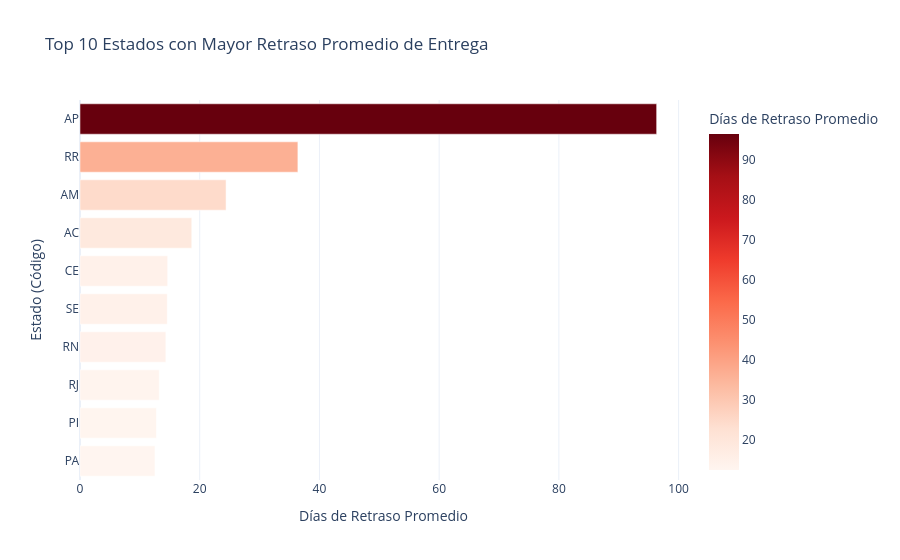

The cell this chart's notebook holds for it:
### Markdown cell above
## 3. Diagnóstico de Ineficiencia Logística por Región
Análisis de los estados con mayores tiempos de demora promedio respecto a su fecha de entrega estimada.

### Code cell
# Filtrado, agrupacion y ordenamiento en una sola cadena de metodos
df_state_delay = (
    df[df['delivery_delay_days'] > 0]
    .groupby('customer_state', as_index=False)['delivery_delay_days']
    .mean()
    .sort_values(by='delivery_delay_days', ascending=True) # Ascendente para que Plotly coloque el mayor arriba
    .tail(10) # Top 10 peores estados
)

fig_state_delay = px.bar(
    df_state_delay,
    x='delivery_delay_days',
    y='customer_state',
    orientation='h',
    title='Top 10 Estados con Mayor Retraso Promedio de Entrega',
    labels={'customer_state': 'Estado (Código)', 'delivery_delay_days': 'Días de Retraso Promedio'},
    color='delivery_delay_days',
    color_continuous_scale='Reds'
)

fig_state_delay.show()

### Figure 1 — Plotly figure (JSON) as saved in the notebook; plotly's stock layout.template omitted (floating-point values rounded to 4 significant figures)
{"data": [{"hovertemplate": "Días de Retraso Promedio=%{marker.color}<br>Estado (Código)=%{y}<extra></extra>", "legendgroup": "", "marker": {"color": [12.52, 12.76, 13.23, 14.34, 14.57, 14.65, 18.67, 24.4, 36.4, 96.33], "coloraxis": "coloraxis", "pattern": {"shape": ""}}, "name": "", "orientation": "h", "showlegend": false, "textposition": "auto", "type": "bar", "x": [12.52, 12.76, 13.23, 14.34, 14.57, 14.65, 18.67, 24.4, 36.4, 96.33], "xaxis": "x", "y": ["PA", "PI", "RJ", "RN", "SE", "CE", "AC", "AM", "RR", "AP"], "yaxis": "y"}], "layout": {"barmode": "relative", "coloraxis": {"autocolorscale": false, "colorbar": {"title": {"text": "Días de Retraso Promedio"}}, "colorscale": [[0, "rgb(255,245,240)"], [0.125, "rgb(254,224,210)"], [0.25, "rgb(252,187,161)"], [0.375, "rgb(252,146,114)"], [0.5, "rgb(251,106,74)"], [0.625, "rgb(239,59,44)"], [0.75, "rgb(203,24,29)"], [0.875, "rgb(165,15,21)"], [1, "rgb(103,0,13)"]]}, "legend": {"tracegroupgap": 0}, "title": {"text": "Top 10 Estados con Mayor Retraso Promedio de Entrega"}, "xaxis": {"anchor": "y", "domain": [0, 1], "title": {"text": "Días de Retraso Promedio"}}, "yaxis": {"anchor": "x", "domain": [0, 1], "title": {"text": "Estado (Código)"}}}}
